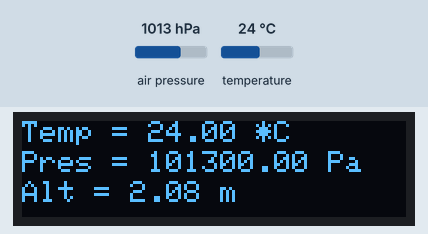
Bench run of a sketch on a simulated Arduino Uno, built with avr-gcc and run on an emulated ATmega328P. Shown: 128×32 one-colour display. Inputs (shaded band) come from the test bench; at power-on: air pressure 1013 hPa, temperature 24 °C. What the sketch prints to the serial monitor is not drawn.

Above: at 1.6 s.
1.7 s: air pressure set to 952 hPa
At 3.3 s:
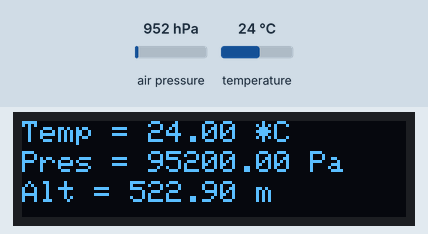
3.6 s: temperature set to 12 °C
At 4.6 s:
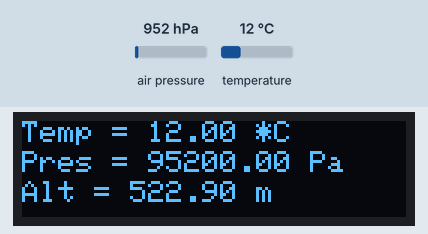
5.6 s: air pressure set to 975 hPa
At 7.0 s:
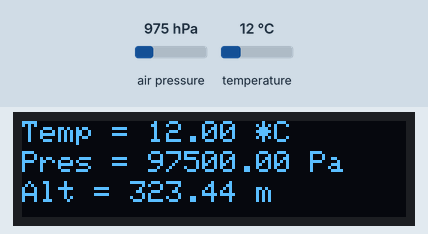
7.7 s: temperature set to 19 °C
At 9.5 s:
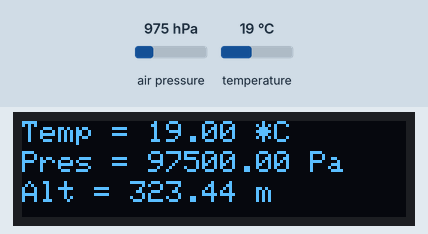
Timing chart, 0 to 10.8 s (numbered marks = the images above; inputs shaded):
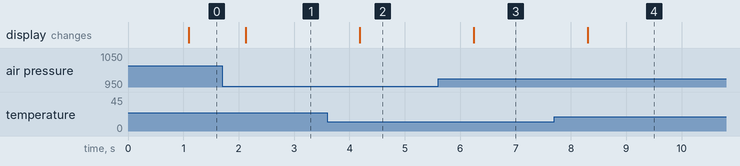

The sketch:

bmp280test_with_OLED091.ino
```cpp
// (licence header left out)
#include <Wire.h>
#include <Adafruit_BMP280.h>
#include <Adafruit_SSD1306.h>
#include <Adafruit_GFX.h>

#define SCREEN_WIDTH 128 // OLED display width, in pixels
#define SCREEN_HEIGHT 32 // OLED display height, in pixels

// Declaration for an SSD1306 display connected to I2C (SDA, SCL pins)
#define OLED_RESET     4 // Reset pin # (or -1 if sharing Arduino reset pin)
//Adafruit_SSD1306 display = Adafruit_SSD1306();
Adafruit_SSD1306 display(SCREEN_WIDTH, SCREEN_HEIGHT, &Wire, OLED_RESET);

Adafruit_BMP280 bmp; // I2C

void setup() {
  Serial.begin(9600);

  // by default, we'll generate the high voltage from the 3.3v line internally! (neat!)
  display.begin(SSD1306_SWITCHCAPVCC, 0x3C);  // initialize with the I2C addr 0x3C (for the 128x32)
  // init done

  // Clear the buffer.
  display.clearDisplay();

  Serial.println(F("BMP280 test"));
  display.print(F("BMP280 test"));

  if (!bmp.begin()) {
    Serial.println(F("Could not find a valid BMP280 sensor, check wiring!"));
    display.print(F("Could not find a valid BMP280 sensor, check wiring!"));
    while (1);

   display.display();

  // Clear the buffer.
  display.clearDisplay();
  }

  /* Default settings from datasheet. */
  bmp.setSampling(Adafruit_BMP280::MODE_NORMAL,     /* Operating Mode. */
                  Adafruit_BMP280::SAMPLING_X2,     /* Temp. oversampling */
                  Adafruit_BMP280::SAMPLING_X16,    /* Pressure oversampling */
                  Adafruit_BMP280::FILTER_X16,      /* Filtering. */
                  Adafruit_BMP280::STANDBY_MS_500); /* Standby time. */
}

void loop() {

    //OLED Display

    //Set the font and text
    display.setTextSize(1);
    display.setTextColor(WHITE);

  //Temperature
    Serial.print(F("Temperature = "));
    Serial.print(bmp.readTemperature());
    Serial.println(" *C");

    display.setCursor(0,0);
    display.print(F("Temp = "));
    display.print(bmp.readTemperature());
    display.println(" *C");


  //Pressure
    Serial.print(F("Pressure = "));
    Serial.print(bmp.readPressure());
    Serial.println(" Pa");

    display.setCursor(0,10);
    display.print(F("Pres = "));
    display.print(bmp.readPressure());
    display.println(" Pa");


  //Altitude
    Serial.print(F("Approx altitude = "));
    Serial.print(bmp.readAltitude()); /* Adjusted to local forecast! */
    Serial.println(" m");

    display.setCursor(0,20);
    display.print(F("Alt = "));
    display.print(bmp.readAltitude()); /* Adjusted to local forecast! */
    display.println(" m");

    Serial.println();
    display.display();
    delay(1000);
    // Clear the buffer.
    display.clearDisplay();
}
```

Measured:
- after the input at 1.7 s, the display: changes after 0.43 s (image 1)
- after the input at 3.6 s, the display: changes after 0.59 s (image 2)
- after the input at 5.6 s, the display: changes after 0.64 s (image 3)
- after the input at 7.7 s, the display: changes after 0.60 s (image 4)
